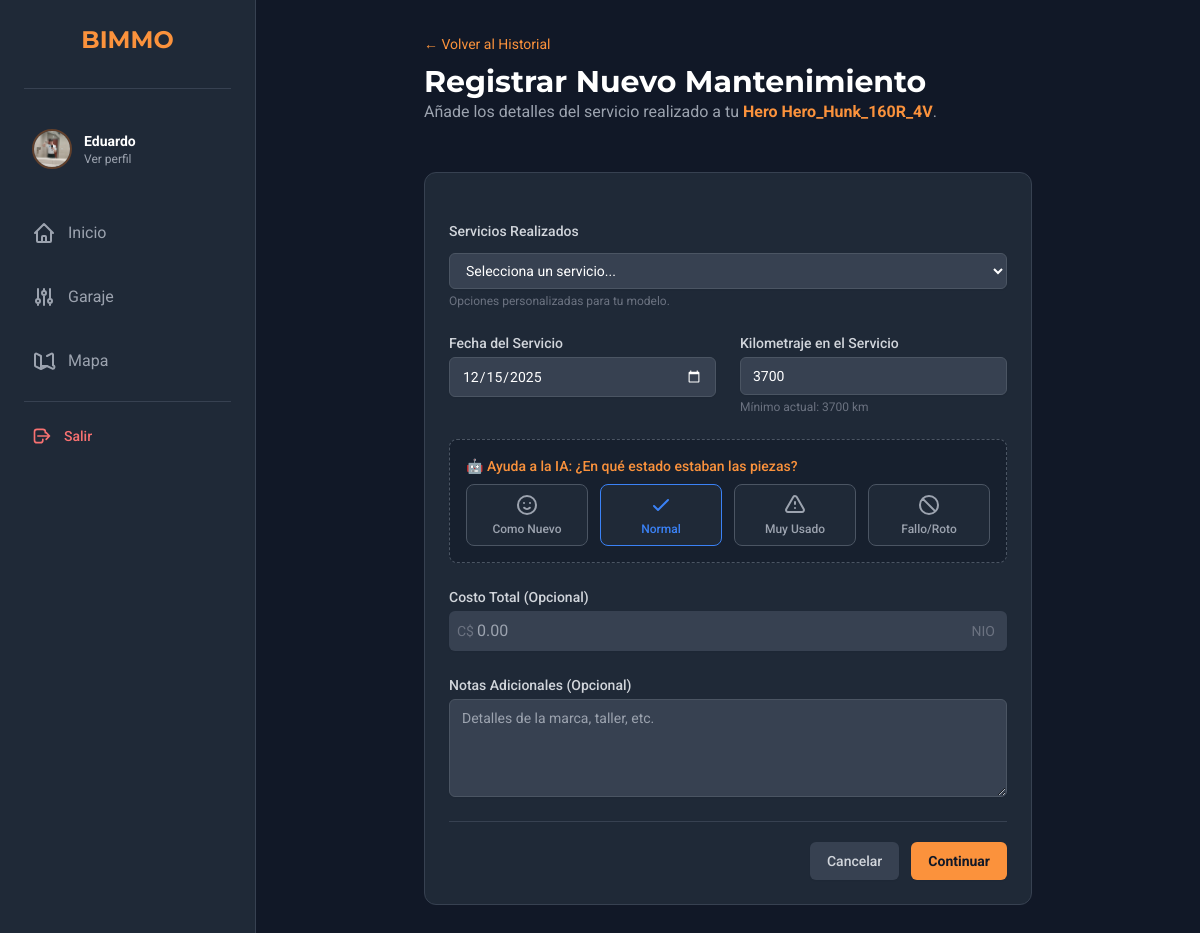
The page /maintenance/8/add (signed in) on the database as committed earlier.
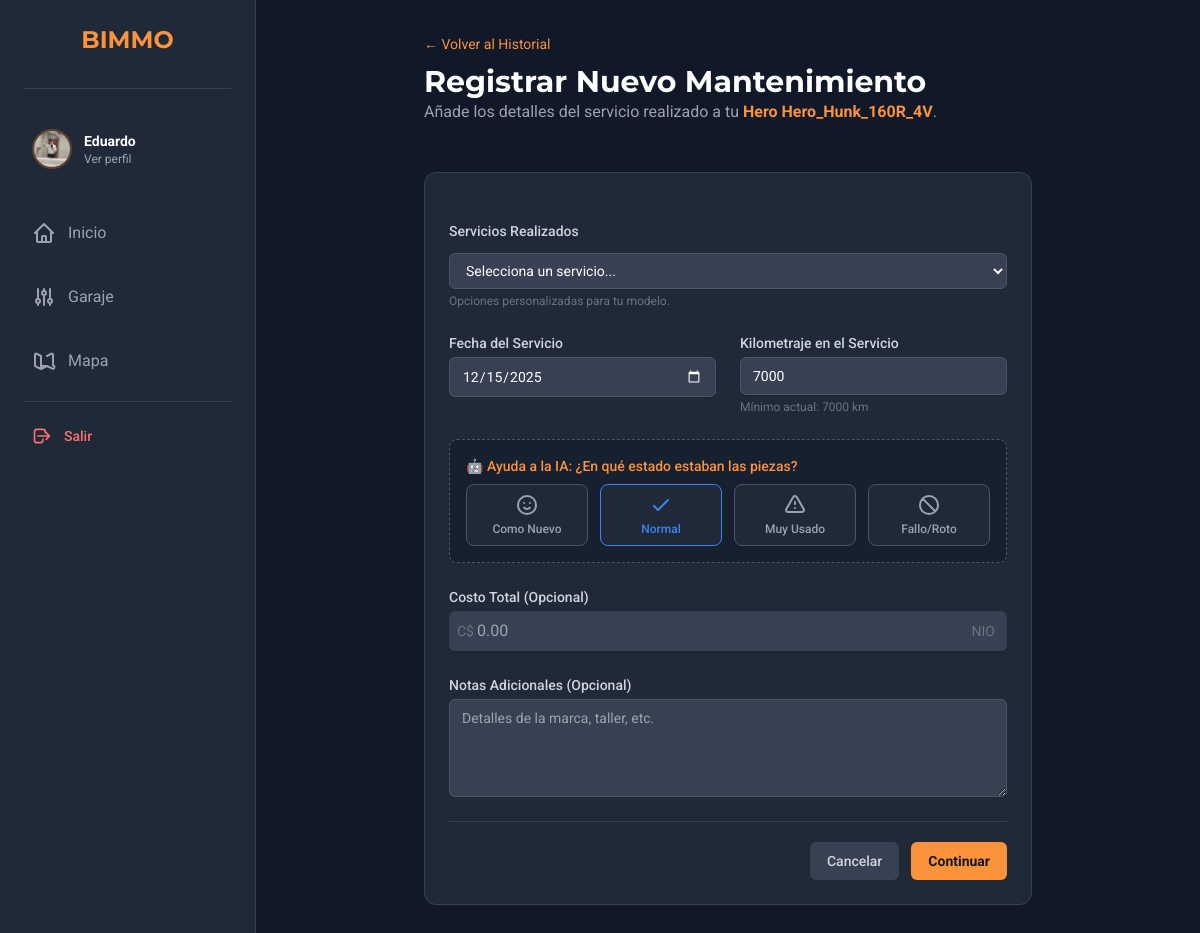
The same page on the database as committed later.
### app/models.py (models this page shows, shortened)
class Motorcycle(models.Model):
    owner = models.ForeignKey(User, on_delete=models.CASCADE, related_name='motorcycles')
    nickname = models.CharField(max_length=100, help_text="Apodo de tu moto (ej. La Furia)")
    make = models.CharField(max_length=100, verbose_name="Marca")
    model = models.CharField(max_length=100, verbose_name="Modelo")
    year = models.IntegerField(verbose_name="Año")
    plate_number = models.CharField(max_length=20, blank=True, null=True, verbose_name="Placa/Matrícula")
    mileage = models.IntegerField(default=0, verbose_name="Kilometraje Actual")
    photo = models.ImageField(upload_to='moto_photos/', default='default_motorcycle_photo.jpg', blank=True)
    is_active = models.BooleanField(default=True, help_text="Desmarcar si vendiste o diste de baja la moto")
    created_at = models.DateTimeField(auto_now_add=True)

### app/views.py (the view, shortened to what this page needs)
# urls.py: path('maintenance/<int:moto_id>/add', views.maintenance_add, name='maintenance_add'),
def maintenance_add(request, moto_id):
    if 'user_id' not in request.session: return redirect('login')
    user = User.objects.get(id=request.session['user_id'])
    motorcycle = get_object_or_404(Motorcycle, owner=user, pk=moto_id)
    mode = request.GET.get('mode', 'single')
    componente_preseleccionado = request.GET.get('componente', '')
    opciones_mantenimiento = []
    try:
        response = requests.get(
            f'{FLASK_API_URL}/get_maintenance_options',
            params={'modelo_id': motorcycle.model},
            timeout=1.5
        )
        if response.status_code == 200:
            opciones_mantenimiento = response.json()
    except Exception: pass
    if not opciones_mantenimiento:
        opciones_mantenimiento = [
            {"id": "aceite_motor", "label": "Aceite de Motor"},
            {"id": "bujias", "label": "Bujías"},
            {"id": "filtro_aire", "label": "Filtro de Aire"},
            {"id": "kit_arrastre", "label": "Kit de Arrastre"},
            {"id": "frenos", "label": "Frenos General"},
            {"id": "otro", "label": "Otro / Reparación"}
        ]
    context = {
        'motorcycle': motorcycle,
        'service_options': opciones_mantenimiento,
        'mode': mode, # Pasamos el modo al template
        'componente_preseleccionado': componente_preseleccionado
    }
    return render(request, 'maintenanceadd.html', context)

### app/context_processors.py (called while the page is built)
def user_profile_global(request):
    context = {}
    if 'user_id' in request.session:
        try:
            user = User.objects.get(id=request.session['user_id'])
            context['user_global'] = user
            try:
                context['profile_global'] = Profile.objects.get(user=user)
            except Profile.DoesNotExist:
                context['profile_global'] = None
        except User.DoesNotExist:
            pass
    return context

### app/templates/maintenanceadd.html (shortened to what the changed rows need)
{% extends "base.html" %}
{% block content %}
<div class="p-4 mx-auto max-w-2xl sm:p-6 lg:p-8">
    <div class="pb-6 mb-6">
        <h2 class="mt-2 text-3xl font-bold">
            {% if mode == 'multiple' %}
                Mantenimiento Múltiple
            {% else %}
                Registrar Nuevo Mantenimiento
            {% endif %}
        </h2>
        <p class="text-gray-400">Añade los detalles del servicio realizado a tu <span class="font-bold text-orange-400">{{ motorcycle.make }} {{ motorcycle.model }}</span>.</p>
    </div>
    <form action="{% url 'maintenance_add' moto_id=motorcycle.id %}?mode={{ mode }}" method="POST" class="p-6 space-y-6 bg-gray-800 rounded-xl border border-gray-700" id="maintenance-form">
        <div class="grid grid-cols-1 gap-6 sm:grid-cols-2">
            <div>
                <label for="mileage-at-service" class="block text-sm font-medium text-gray-300">Kilometraje en el Servicio</label>
                <input type="number"
                       name="mileage-at-service"
                       id="mileage-at-service"
                       min="{{ motorcycle.mileage }}"
                       value="{{ motorcycle.mileage }}"
                       required
                       class="block w-full px-3 py-2 mt-1 text-white bg-gray-700 border border-gray-600 rounded-md shadow-sm focus:outline-none focus:ring-orange-500 focus:border-orange-500 sm:text-sm">
                <p class="mt-1 text-xs text-gray-500">Mínimo actual: {{ motorcycle.mileage }} km</p>
            </div>
        </div>
    </form>
</div>
{% endblock %}

Rows that differ between the two databases and show on the page:
changed Motorcycle "Hero": mileage-at-service "3700" → "7000"; mileage "3700" → "7000"
